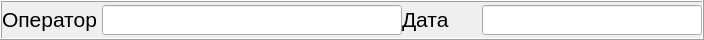
                   <widget class="QFrame" name="archive_geometry_credit_frame">
                    <property name="minimumSize">
                     <size>
                      <width>0</width>
                      <height>40</height>
                     </size>
                    </property>
                    <property name="maximumSize">
                     <size>
                      <width>16777215</width>
                      <height>40</height>
                     </size>
                    </property>
                    <property name="frameShape">
                     <enum>QFrame::Box</enum>
                    </property>
                    <property name="frameShadow">
                     <enum>QFrame::Raised</enum>
                    </property>
                    <layout class="QHBoxLayout" name="horizontalLayout_19">
                     <property name="spacing">
                      <number>0</number>
                     </property>
                     <property name="leftMargin">
                      <number>0</number>
                     </property>
                     <property name="topMargin">
                      <number>0</number>
                     </property>
                     <property name="rightMargin">
                      <number>0</number>
                     </property>
                     <property name="bottomMargin">
                      <number>0</number>
                     </property>
                     <item>
                      <widget class="QLabel" name="label_65">
                       <property name="minimumSize">
                        <size>
                         <width>100</width>
                         <height>25</height>
                        </size>
                       </property>
                       <property name="maximumSize">
                        <size>
                         <width>100</width>
                         <height>25</height>
                        </size>
                       </property>
                       <property name="font">
                        <font>
                         <family>Arial</family>
                         <pointsize>16</pointsize>
                        </font>
                       </property>
                       <property name="text">
                        <string>Оператор</string>
                       </property>
                      </widget>
                     </item>
                     <item>
                      <widget class="QLineEdit" name="archive_geometry_operator_lineEdit">
                       <property name="minimumSize">
                        <size>
                         <width>300</width>
                         <height>30</height>
                        </size>
                       </property>
                       <property name="maximumSize">
                        <size>
                         <width>300</width>
                         <height>30</height>
                        </size>
                       </property>
                       <property name="font">
                        <font>
                         <family>Arial</family>
                         <pointsize>16</pointsize>
                        </font>
                       </property>
                       <property name="alignment">
                        <set>Qt::AlignCenter</set>
                       </property>
                       <property name="readOnly">
                        <bool>true</bool>
                       </property>
                      </widget>
                     </item>
                     <item>
                      <widget class="QLabel" name="label_66">
                       <property name="minimumSize">
                        <size>
                         <width>80</width>
                         <height>25</height>
                        </size>
                       </property>
                       <property name="maximumSize">
                        <size>
                         <width>80</width>
                         <height>25</height>
                        </size>
                       </property>
                       <property name="font">
                        <font>
                         <family>Arial</family>
                         <pointsize>16</pointsize>
                        </font>
                       </property>
                       <property name="text">
                        <string>Дата</string>
                       </property>
                      </widget>
                     </item>
                     <item>
                      <widget class="QLineEdit" name="archive_geometry_date_lineEdit">
                       <property name="minimumSize">
                        <size>
                         <width>220</width>
                         <height>30</height>
                        </size>
                       </property>
                       <property name="maximumSize">
                        <size>
                         <width>220</width>
                         <height>30</height>
                        </size>
                       </property>
                       <property name="font">
                        <font>
                         <family>Arial</family>
                         <pointsize>16</pointsize>
                        </font>
                       </property>
                       <property name="text">
                        <string/>
                       </property>
                       <property name="alignment">
                        <set>Qt::AlignCenter</set>
                       </property>
                       <property name="readOnly">
                        <bool>true</bool>
                       </property>
                      </widget>
                     </item>
                    </layout>
                   </widget>
